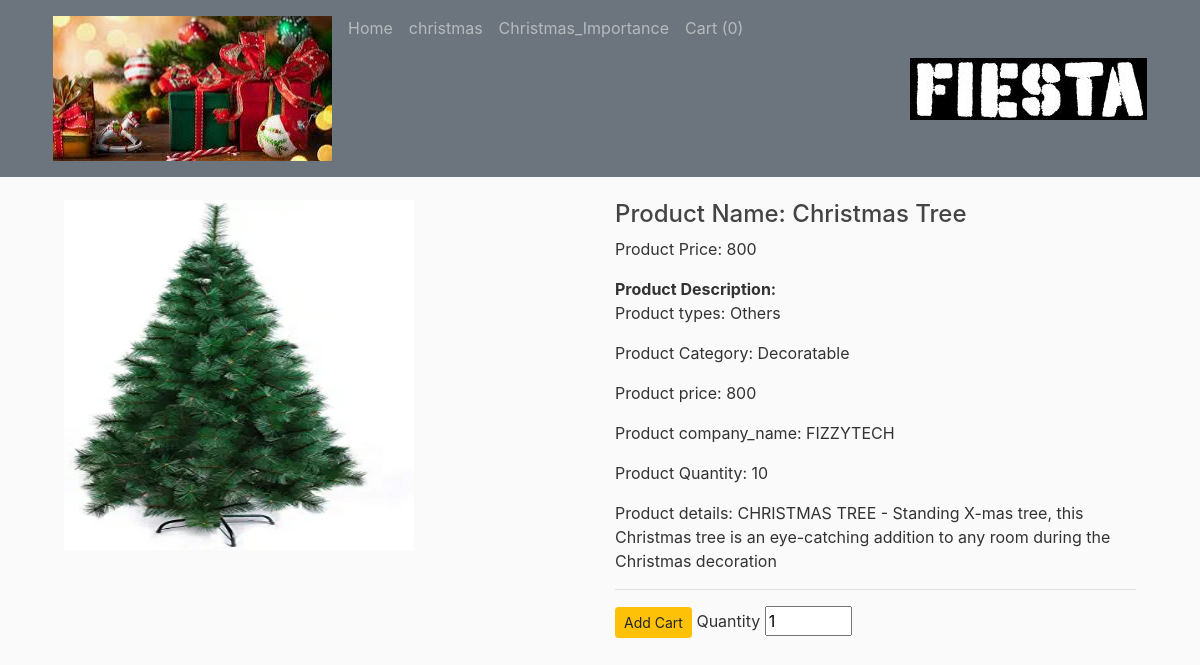
/christmas/1, run on the app's committed database.
### database.py (models this page shows, shortened)
class Christmas(db.Model,UserMixin):
	id = db.Column(db.Integer,primary_key=True)
	image = db.Column(db.String(120),nullable=False)
	name = db.Column(db.String(120),nullable=False,unique=True)
	types = db.Column(db.String(120),nullable=False)
	category = db.Column(db.String(120),nullable=False)
	price = db.Column(db.Integer,nullable=False)
	companyname = db.Column(db.String(120),nullable=False)
	quantity = db.Column(db.Integer,nullable=False)
	detail = db.Column(db.String(200),nullable=False)
	username = db.Column(db.String(120),nullable=False)

### new.py (the view)
@app.route('/christmas/<int:id>')
def single_page2(id):
	product=Christmas.query.get_or_404(id)
	return render_template('single_page2.html',products=product)

### template/single_page2.html (shortened to what this page needs)
<!DOCTYPE html>
<html>
<head>
    <link rel="stylesheet" href="https://stackpath.bootstrapcdn.com/bootstrap/4.4.1/css/bootstrap.min.css">
    <link rel="stylesheet" type="text/css" href="{{url_for('static', filename='main.css')}}">
</head>
<body >
  <nav class="navbar navbar-expand-md navbar-dark bg-secondary fixed-top"  >
    <div class="container">
      <div class="collapse navbar-collapse" id="navbarToggle">
         <div class="navbar-nav mr-auto" >
          <img class="nav-item nav-link"  src="{{url_for('static', filename='christmas/chr1.jpg')}}"  />
          <div class="navbar-nav mr-auto" >
          <a class="nav-item nav-link" href="/home1" >Home</a>
          <a class="nav-item nav-link" href="/christmas">christmas</a>
          <a class="nav-item nav-link" href="/christmasimp">Christmas_Importance</a>
          <a class="nav-link" href="/carts" tableindex="-1" >Cart ({{session['Shoppingcart']|length}})</a>
        </div>
        </div>
        <div class="navbar-nav ">
            <img class="nav-item nav-link" src="{{url_for('static', filename='new3.jpg')}}" />
         </div>
      </div>
    </div>
  </nav>
	<main role="main" class="container">
  <div class="container mt-5">
    <div class="row">
      <div class="col-md-6" id="b_image">
        <img src="{{url_for('static',filename=products.image)}}" alt="{{products.name}}" width="350" height="350">
      </div>
      <div class="col-md-6">
        <h4>Product Name: {{products.name}}</h4>
        <p>Product Price: {{products.price}}</p>
        <b>Product Description:</b>
        <p>Product types: {{products.types}}</p>
        <p>Product Category: {{products.category}}</p>
        <p>Product price: {{products.price}}</p>
        <p>Product company_name: {{products.companyname}}</p>
        <p>Product Quantity: {{products.quantity}}</p>
        <p>Product details: {{products.detail}}</p>
      <hr>
        <form action="{{url_for('AddCart')}}" method="post">
          <button type="submit" name="onsubmit" value="2" class="btn btn-sm btn-warning">Add Cart</button>
          <label for="">Quantity</label>
          <input type="number" name="quantity" id="" value="1" min="1" max="{{products.quantity}}">
        </form>
      </div>
    </div>
  </div>
</main>
</body>
</html>

### static/main.css (style rules this page uses)
body { background: #fafafa; color: #333333; margin-top: 5rem; }
h1, h2, h3, h4, h5, h6 { color: #444444; }
.row { display: flex; flex-wrap: wrap; padding: 0 4px; }

### data on the page
Christmas: image (picture), name "Christmas Tree", price "800", types "Others", category "Decoratable", companyname "FIZZYTECH", quantity "10", detail "CHRISTMAS TREE - Standing X-mas tree, this Christmas tree is an eye-catching addition to any room during the Christmas decoration"

### other printed values
{{ session['Shoppingcart']|length }} "0"
